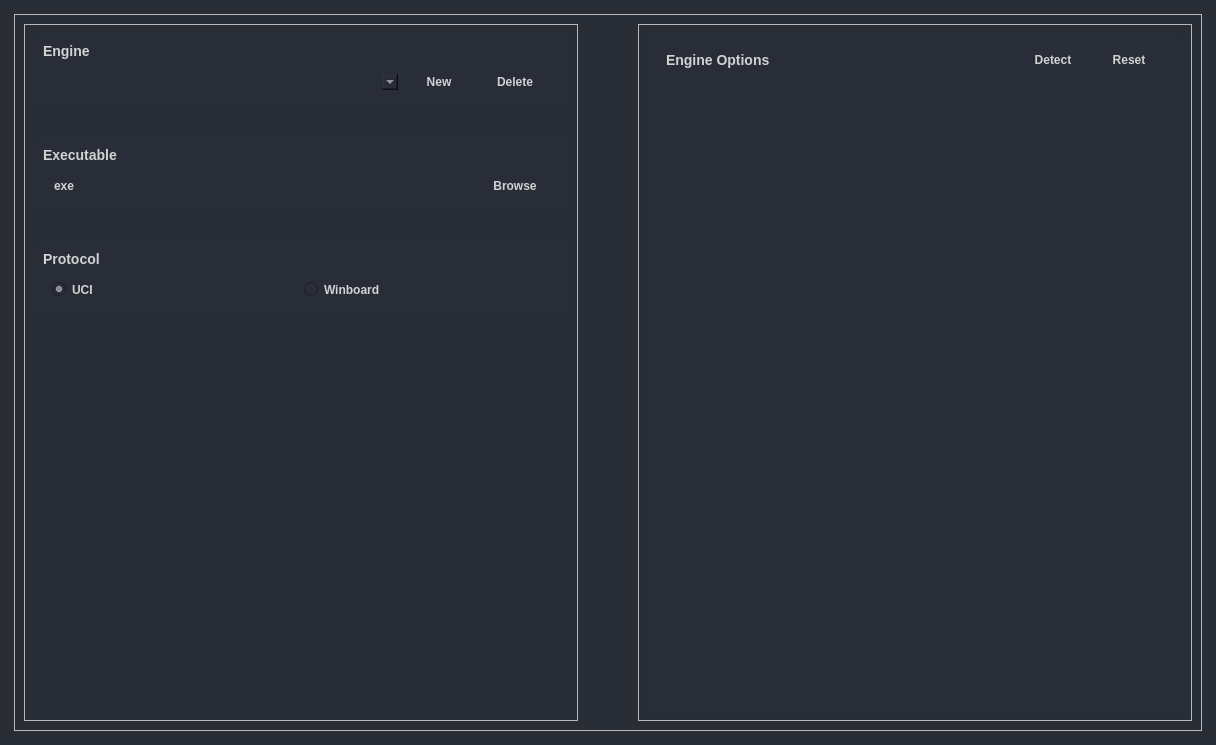
<?xml version="1.0" encoding="UTF-8"?>
<ui version="4.0">
 <class>Form</class>
 <widget class="QWidget" name="Form">
  <property name="geometry">
   <rect>
    <x>0</x>
    <y>0</y>
    <width>1216</width>
    <height>745</height>
   </rect>
  </property>
  <property name="palette">
   <palette>
    <active>
     <colorrole role="WindowText">
      <brush brushstyle="SolidPattern">
       <color alpha="255">
        <red>210</red>
        <green>210</green>
        <blue>210</blue>
       </color>
      </brush>
     </colorrole>
     <colorrole role="Button">
      <brush brushstyle="SolidPattern">
       <color alpha="255">
        <red>40</red>
        <green>44</green>
        <blue>52</blue>
       </color>
      </brush>
     </colorrole>
     <colorrole role="Light">
      <brush brushstyle="SolidPattern">
       <color alpha="255">
        <red>255</red>
        <green>255</green>
        <blue>255</blue>
       </color>
      </brush>
     </colorrole>
     <colorrole role="Midlight">
      <brush brushstyle="SolidPattern">
       <color alpha="255">
        <red>227</red>
        <green>227</green>
        <blue>227</blue>
       </color>
      </brush>
     </colorrole>
     <colorrole role="Dark">
      <brush brushstyle="SolidPattern">
       <color alpha="255">
        <red>160</red>
        <green>160</green>
        <blue>160</blue>
       </color>
      </brush>
     </colorrole>
     <colorrole role="Mid">
      <brush brushstyle="SolidPattern">
       <color alpha="255">
        <red>160</red>
        <green>160</green>
        <blue>160</blue>
       </color>
      </brush>
     </colorrole>
     <colorrole role="Text">
      <brush brushstyle="SolidPattern">
       <color alpha="255">
        <red>210</red>
        <green>210</green>
        <blue>210</blue>
       </color>
      </brush>
     </colorrole>
     <colorrole role="BrightText">
      <brush brushstyle="SolidPattern">
       <color alpha="255">
        <red>255</red>
        <green>255</green>
        <blue>255</blue>
       </color>
      </brush>
     </colorrole>
     <colorrole role="ButtonText">
      <brush brushstyle="SolidPattern">
       <color alpha="255">
        <red>210</red>
        <green>210</green>
        <blue>210</blue>
       </color>
      </brush>
     </colorrole>
     <colorrole role="Base">
      <brush brushstyle="SolidPattern">
       <color alpha="255">
        <red>40</red>
        <green>44</green>
        <blue>52</blue>
       </color>
      </brush>
     </colorrole>
     <colorrole role="Window">
      <brush brushstyle="SolidPattern">
       <color alpha="255">
        <red>40</red>
        <green>44</green>
        <blue>52</blue>
       </color>
      </brush>
     </colorrole>
     <colorrole role="Shadow">
      <brush brushstyle="SolidPattern">
       <color alpha="255">
        <red>105</red>
        <green>105</green>
        <blue>105</blue>
       </color>
      </brush>
     </colorrole>
     <colorrole role="AlternateBase">
      <brush brushstyle="SolidPattern">
       <color alpha="255">
        <red>245</red>
        <green>245</green>
        <blue>245</blue>
       </color>
      </brush>
     </colorrole>
     <colorrole role="ToolTipBase">
      <brush brushstyle="SolidPattern">
       <color alpha="255">
        <red>255</red>
        <green>255</green>
        <blue>220</blue>
       </color>
      </brush>
     </colorrole>
     <colorrole role="ToolTipText">
      <brush brushstyle="SolidPattern">
       <color alpha="255">
        <red>0</red>
        <green>0</green>
        <blue>0</blue>
       </color>
      </brush>
     </colorrole>
     <colorrole role="PlaceholderText">
      <brush brushstyle="SolidPattern">
       <color alpha="128">
        <red>210</red>
        <green>210</green>
        <blue>210</blue>
       </color>
      </brush>
     </colorrole>
    </active>
    <inactive>
     <colorrole role="WindowText">
      <brush brushstyle="SolidPattern">
       <color alpha="255">
        <red>210</red>
        <green>210</green>
        <blue>210</blue>
       </color>
      </brush>
     </colorrole>
     <colorrole role="Button">
      <brush brushstyle="SolidPattern">
       <color alpha="255">
        <red>40</red>
        <green>44</green>
        <blue>52</blue>
       </color>
      </brush>
     </colorrole>
     <colorrole role="Light">
      <brush brushstyle="SolidPattern">
       <color alpha="255">
        <red>255</red>
        <green>255</green>
        <blue>255</blue>
       </color>
      </brush>
     </colorrole>
     <colorrole role="Midlight">
      <brush brushstyle="SolidPattern">
       <color alpha="255">
        <red>227</red>
        <green>227</green>
        <blue>227</blue>
       </color>
      </brush>
     </colorrole>
     <colorrole role="Dark">
      <brush brushstyle="SolidPattern">
       <color alpha="255">
        <red>160</red>
        <green>160</green>
        <blue>160</blue>
       </color>
      </brush>
     </colorrole>
     <colorrole role="Mid">
      <brush brushstyle="SolidPattern">
       <color alpha="255">
        <red>160</red>
        <green>160</green>
        <blue>160</blue>
       </color>
      </brush>
     </colorrole>
     <colorrole role="Text">
      <brush brushstyle="SolidPattern">
       <color alpha="255">
        <red>210</red>
        <green>210</green>
        <blue>210</blue>
       </color>
      </brush>
     </colorrole>
     <colorrole role="BrightText">
      <brush brushstyle="SolidPattern">
       <color alpha="255">
        <red>255</red>
        <green>255</green>
        <blue>255</blue>
       </color>
      </brush>
     </colorrole>
     <colorrole role="ButtonText">
      <brush brushstyle="SolidPattern">
       <color alpha="255">
        <red>210</red>
        <green>210</green>
        <blue>210</blue>
       </color>
      </brush>
     </colorrole>
     <colorrole role="Base">
      <brush brushstyle="SolidPattern">
       <color alpha="255">
        <red>40</red>
        <green>44</green>
        <blue>52</blue>
       </color>
      </brush>
     </colorrole>
     <colorrole role="Window">
      <brush brushstyle="SolidPattern">
       <color alpha="255">
        <red>40</red>
        <green>44</green>
        <blue>52</blue>
       </color>
      </brush>
     </colorrole>
     <colorrole role="Shadow">
      <brush brushstyle="SolidPattern">
       <color alpha="255">
        <red>105</red>
        <green>105</green>
        <blue>105</blue>
       </color>
      </brush>
     </colorrole>
     <colorrole role="AlternateBase">
      <brush brushstyle="SolidPattern">
       <color alpha="255">
        <red>245</red>
        <green>245</green>
        <blue>245</blue>
       </color>
      </brush>
     </colorrole>
     <colorrole role="ToolTipBase">
      <brush brushstyle="SolidPattern">
       <color alpha="255">
        <red>255</red>
        <green>255</green>
        <blue>220</blue>
       </color>
      </brush>
     </colorrole>
     <colorrole role="ToolTipText">
      <brush brushstyle="SolidPattern">
       <color alpha="255">
        <red>0</red>
        <green>0</green>
        <blue>0</blue>
       </color>
      </brush>
     </colorrole>
     <colorrole role="PlaceholderText">
      <brush brushstyle="SolidPattern">
       <color alpha="128">
        <red>210</red>
        <green>210</green>
        <blue>210</blue>
       </color>
      </brush>
     </colorrole>
    </inactive>
    <disabled>
     <colorrole role="WindowText">
      <brush brushstyle="SolidPattern">
       <color alpha="255">
        <red>210</red>
        <green>210</green>
        <blue>210</blue>
       </color>
      </brush>
     </colorrole>
     <colorrole role="Button">
      <brush brushstyle="SolidPattern">
       <color alpha="255">
        <red>40</red>
        <green>44</green>
        <blue>52</blue>
       </color>
      </brush>
     </colorrole>
     <colorrole role="Light">
      <brush brushstyle="SolidPattern">
       <color alpha="255">
        <red>255</red>
        <green>255</green>
        <blue>255</blue>
       </color>
      </brush>
     </colorrole>
     <colorrole role="Midlight">
      <brush brushstyle="SolidPattern">
       <color alpha="255">
        <red>227</red>
        <green>227</green>
        <blue>227</blue>
       </color>
      </brush>
     </colorrole>
     <colorrole role="Dark">
      <brush brushstyle="SolidPattern">
       <color alpha="255">
        <red>160</red>
        <green>160</green>
        <blue>160</blue>
       </color>
      </brush>
     </colorrole>
     <colorrole role="Mid">
      <brush brushstyle="SolidPattern">
       <color alpha="255">
        <red>160</red>
        <green>160</green>
        <blue>160</blue>
       </color>
      </brush>
     </colorrole>
     <colorrole role="Text">
      <brush brushstyle="SolidPattern">
       <color alpha="255">
        <red>210</red>
        <green>210</green>
        <blue>210</blue>
       </color>
      </brush>
     </colorrole>
     <colorrole role="BrightText">
      <brush brushstyle="SolidPattern">
       <color alpha="255">
        <red>255</red>
        <green>255</green>
        <blue>255</blue>
       </color>
      </brush>
     </colorrole>
     <colorrole role="ButtonText">
      <brush brushstyle="SolidPattern">
       <color alpha="255">
        <red>210</red>
        <green>210</green>
        <blue>210</blue>
       </color>
      </brush>
     </colorrole>
     <colorrole role="Base">
      <brush brushstyle="SolidPattern">
       <color alpha="255">
        <red>40</red>
        <green>44</green>
        <blue>52</blue>
       </color>
      </brush>
     </colorrole>
     <colorrole role="Window">
      <brush brushstyle="SolidPattern">
       <color alpha="255">
        <red>40</red>
        <green>44</green>
        <blue>52</blue>
       </color>
      </brush>
     </colorrole>
     <colorrole role="Shadow">
      <brush brushstyle="SolidPattern">
       <color alpha="255">
        <red>0</red>
        <green>0</green>
        <blue>0</blue>
       </color>
      </brush>
     </colorrole>
     <colorrole role="AlternateBase">
      <brush brushstyle="SolidPattern">
       <color alpha="255">
        <red>245</red>
        <green>245</green>
        <blue>245</blue>
       </color>
      </brush>
     </colorrole>
     <colorrole role="ToolTipBase">
      <brush brushstyle="SolidPattern">
       <color alpha="255">
        <red>255</red>
        <green>255</green>
        <blue>220</blue>
       </color>
      </brush>
     </colorrole>
     <colorrole role="ToolTipText">
      <brush brushstyle="SolidPattern">
       <color alpha="255">
        <red>0</red>
        <green>0</green>
        <blue>0</blue>
       </color>
      </brush>
     </colorrole>
     <colorrole role="PlaceholderText">
      <brush brushstyle="SolidPattern">
       <color alpha="128">
        <red>210</red>
        <green>210</green>
        <blue>210</blue>
       </color>
      </brush>
     </colorrole>
    </disabled>
   </palette>
  </property>
  <property name="windowTitle">
   <string>Form</string>
  </property>
  <property name="styleSheet">
   <string notr="true">
QWidget{
    color: rgb(210,210,210);
    font-family:&quot;Segoe UI&quot;;
    font-size: 12px;
    font-weight: 500;
}



</string>
  </property>
  <layout class="QHBoxLayout" name="horizontalLayout">
   <property name="spacing">
    <number>20</number>
   </property>
   <property name="leftMargin">
    <number>14</number>
   </property>
   <property name="topMargin">
    <number>14</number>
   </property>
   <property name="rightMargin">
    <number>14</number>
   </property>
   <property name="bottomMargin">
    <number>14</number>
   </property>
   <item>
    <widget class="QFrame" name="frame_2">
     <property name="sizePolicy">
      <sizepolicy hsizetype="Preferred" vsizetype="Preferred">
       <horstretch>0</horstretch>
       <verstretch>0</verstretch>
      </sizepolicy>
     </property>
     <property name="styleSheet">
      <string notr="true"/>
     </property>
     <property name="frameShape">
      <enum>QFrame::StyledPanel</enum>
     </property>
     <property name="frameShadow">
      <enum>QFrame::Raised</enum>
     </property>
     <layout class="QHBoxLayout" name="horizontalLayout_5">
      <property name="spacing">
       <number>60</number>
      </property>
      <item>
       <widget class="QFrame" name="frame">
        <property name="sizePolicy">
         <sizepolicy hsizetype="Preferred" vsizetype="Preferred">
          <horstretch>0</horstretch>
          <verstretch>0</verstretch>
         </sizepolicy>
        </property>
        <property name="minimumSize">
         <size>
          <width>0</width>
          <height>0</height>
         </size>
        </property>
        <property name="maximumSize">
         <size>
          <width>16777215</width>
          <height>16777215</height>
         </size>
        </property>
        <property name="styleSheet">
         <string notr="true"/>
        </property>
        <property name="frameShape">
         <enum>QFrame::StyledPanel</enum>
        </property>
        <property name="frameShadow">
         <enum>QFrame::Raised</enum>
        </property>
        <layout class="QVBoxLayout" name="verticalLayout">
         <property name="spacing">
          <number>30</number>
         </property>
         <item>
          <widget class="QFrame" name="frame_3">
           <property name="sizePolicy">
            <sizepolicy hsizetype="Preferred" vsizetype="Preferred">
             <horstretch>0</horstretch>
             <verstretch>0</verstretch>
            </sizepolicy>
           </property>
           <property name="minimumSize">
            <size>
             <width>0</width>
             <height>0</height>
            </size>
           </property>
           <property name="maximumSize">
            <size>
             <width>16777215</width>
             <height>120</height>
            </size>
           </property>
           <property name="styleSheet">
            <string notr="true">background-color: rgb(41, 45, 56);
border-radius: 5px;
</string>
           </property>
           <property name="frameShape">
            <enum>QFrame::StyledPanel</enum>
           </property>
           <property name="frameShadow">
            <enum>QFrame::Raised</enum>
           </property>
           <layout class="QVBoxLayout" name="verticalLayout_2">
            <property name="spacing">
             <number>6</number>
            </property>
            <item>
             <widget class="QLabel" name="label">
              <property name="styleSheet">
               <string notr="true">
font-weight: 700;
font-size: 14px;</string>
              </property>
              <property name="text">
               <string>Engine</string>
              </property>
             </widget>
            </item>
            <item>
             <widget class="QFrame" name="frame_4">
              <property name="frameShape">
               <enum>QFrame::StyledPanel</enum>
              </property>
              <property name="frameShadow">
               <enum>QFrame::Raised</enum>
              </property>
              <layout class="QHBoxLayout" name="horizontalLayout_2">
               <item>
                <widget class="QComboBox" name="engine_combo">
                 <property name="editable">
                  <bool>false</bool>
                 </property>
                </widget>
               </item>
               <item>
                <widget class="QPushButton" name="pushButton">
                 <property name="minimumSize">
                  <size>
                   <width>70</width>
                   <height>0</height>
                  </size>
                 </property>
                 <property name="maximumSize">
                  <size>
                   <width>70</width>
                   <height>16777215</height>
                  </size>
                 </property>
                 <property name="text">
                  <string>New</string>
                 </property>
                </widget>
               </item>
               <item>
                <widget class="QPushButton" name="pushButton_3">
                 <property name="maximumSize">
                  <size>
                   <width>70</width>
                   <height>16777215</height>
                  </size>
                 </property>
                 <property name="text">
                  <string>Delete</string>
                 </property>
                </widget>
               </item>
              </layout>
             </widget>
            </item>
           </layout>
          </widget>
         </item>
         <item>
          <widget class="QFrame" name="frame_5">
           <property name="sizePolicy">
            <sizepolicy hsizetype="Preferred" vsizetype="Preferred">
             <horstretch>0</horstretch>
             <verstretch>0</verstretch>
            </sizepolicy>
           </property>
           <property name="minimumSize">
            <size>
             <width>0</width>
             <height>0</height>
            </size>
           </property>
           <property name="maximumSize">
            <size>
             <width>16777215</width>
             <height>120</height>
            </size>
           </property>
           <property name="styleSheet">
            <string notr="true">background-color: rgb(41, 45, 56);
border-radius: 5px;
</string>
           </property>
           <property name="frameShape">
            <enum>QFrame::StyledPanel</enum>
           </property>
           <property name="frameShadow">
            <enum>QFrame::Raised</enum>
           </property>
           <layout class="QVBoxLayout" name="verticalLayout_3">
            <item>
             <widget class="QLabel" name="label_2">
              <property name="styleSheet">
               <string notr="true">
font-weight: 700;
font-size: 14px;</string>
              </property>
              <property name="text">
               <string>Executable</string>
              </property>
             </widget>
            </item>
            <item>
             <widget class="QFrame" name="frame_6">
              <property name="frameShape">
               <enum>QFrame::StyledPanel</enum>
              </property>
              <property name="frameShadow">
               <enum>QFrame::Raised</enum>
              </property>
              <layout class="QHBoxLayout" name="horizontalLayout_3">
               <item>
                <widget class="QLineEdit" name="exe_edit">
                 <property name="sizePolicy">
                  <sizepolicy hsizetype="Preferred" vsizetype="Fixed">
                   <horstretch>0</horstretch>
                   <verstretch>0</verstretch>
                  </sizepolicy>
                 </property>
                 <property name="text">
                  <string>exe</string>
                 </property>
                </widget>
               </item>
               <item>
                <widget class="QPushButton" name="browseexe_button">
                 <property name="maximumSize">
                  <size>
                   <width>70</width>
                   <height>16777215</height>
                  </size>
                 </property>
                 <property name="text">
                  <string>Browse</string>
                 </property>
                </widget>
               </item>
              </layout>
             </widget>
            </item>
           </layout>
          </widget>
         </item>
         <item>
          <widget class="QFrame" name="frame_7">
           <property name="sizePolicy">
            <sizepolicy hsizetype="Preferred" vsizetype="Preferred">
             <horstretch>0</horstretch>
             <verstretch>0</verstretch>
            </sizepolicy>
           </property>
           <property name="minimumSize">
            <size>
             <width>0</width>
             <height>0</height>
            </size>
           </property>
           <property name="maximumSize">
            <size>
             <width>16777215</width>
             <height>120</height>
            </size>
           </property>
           <property name="styleSheet">
            <string notr="true">background-color: rgb(41, 45, 56);
border-radius: 5px;
</string>
           </property>
           <property name="frameShape">
            <enum>QFrame::StyledPanel</enum>
           </property>
           <property name="frameShadow">
            <enum>QFrame::Raised</enum>
           </property>
           <layout class="QVBoxLayout" name="verticalLayout_4">
            <item>
             <widget class="QLabel" name="label_3">
              <property name="styleSheet">
               <string notr="true">
font-weight: 700;
font-size: 14px;</string>
              </property>
              <property name="text">
               <string>Protocol</string>
              </property>
             </widget>
            </item>
            <item>
             <widget class="QFrame" name="frame_8">
              <property name="frameShape">
               <enum>QFrame::StyledPanel</enum>
              </property>
              <property name="frameShadow">
               <enum>QFrame::Raised</enum>
              </property>
              <layout class="QHBoxLayout" name="horizontalLayout_4">
               <item>
                <widget class="QRadioButton" name="protouci_radio">
                 <property name="text">
                  <string>UCI</string>
                 </property>
                 <property name="checked">
                  <bool>true</bool>
                 </property>
                </widget>
               </item>
               <item>
                <widget class="QRadioButton" name="protowinboard_radio">
                 <property name="text">
                  <string>Winboard</string>
                 </property>
                </widget>
               </item>
              </layout>
             </widget>
            </item>
           </layout>
          </widget>
         </item>
         <item>
          <spacer name="verticalSpacer">
           <property name="orientation">
            <enum>Qt::Vertical</enum>
           </property>
           <property name="sizeHint" stdset="0">
            <size>
             <width>20</width>
             <height>40</height>
            </size>
           </property>
          </spacer>
         </item>
        </layout>
       </widget>
      </item>
      <item>
       <widget class="QFrame" name="frame_9">
        <property name="minimumSize">
         <size>
          <width>0</width>
          <height>0</height>
         </size>
        </property>
        <property name="styleSheet">
         <string notr="true">QWidget{
    color: rgb(210,210,210);
    font-family:&quot;Segoe UI&quot;;
    font-size: 12px;
    font-weight: 500;
}
</string>
        </property>
        <property name="frameShape">
         <enum>QFrame::StyledPanel</enum>
        </property>
        <property name="frameShadow">
         <enum>QFrame::Raised</enum>
        </property>
        <layout class="QVBoxLayout" name="verticalLayout_5">
         <item>
          <widget class="QFrame" name="frame_10">
           <property name="sizePolicy">
            <sizepolicy hsizetype="Preferred" vsizetype="Preferred">
             <horstretch>0</horstretch>
             <verstretch>0</verstretch>
            </sizepolicy>
           </property>
           <property name="styleSheet">
            <string notr="true">background-color: rgb(41, 45, 56);
border-radius: 5px;</string>
           </property>
           <property name="frameShape">
            <enum>QFrame::StyledPanel</enum>
           </property>
           <property name="frameShadow">
            <enum>QFrame::Raised</enum>
           </property>
           <layout class="QVBoxLayout" name="verticalLayout_6">
            <item>
             <widget class="QFrame" name="frame_11">
              <property name="minimumSize">
               <size>
                <width>0</width>
                <height>0</height>
               </size>
              </property>
              <property name="frameShape">
               <enum>QFrame::StyledPanel</enum>
              </property>
              <property name="frameShadow">
               <enum>QFrame::Raised</enum>
              </property>
              <layout class="QHBoxLayout" name="horizontalLayout_6">
               <item>
                <widget class="QLabel" name="label_4">
                 <property name="styleSheet">
                  <string notr="true">font-weight: 700;
font-size: 14px;
</string>
                 </property>
                 <property name="text">
                  <string>Engine Options</string>
                 </property>
                </widget>
               </item>
               <item>
                <widget class="QPushButton" name="loadoption_button">
                 <property name="minimumSize">
                  <size>
                   <width>0</width>
                   <height>0</height>
                  </size>
                 </property>
                 <property name="maximumSize">
                  <size>
                   <width>70</width>
                   <height>16777215</height>
                  </size>
                 </property>
                 <property name="text">
                  <string>Detect</string>
                 </property>
                </widget>
               </item>
               <item>
                <widget class="QPushButton" name="resetoption_button">
                 <property name="maximumSize">
                  <size>
                   <width>70</width>
                   <height>16777215</height>
                  </size>
                 </property>
                 <property name="text">
                  <string>Reset</string>
                 </property>
                </widget>
               </item>
              </layout>
             </widget>
            </item>
            <item>
             <widget class="QScrollArea" name="scrollArea">
              <property name="sizePolicy">
               <sizepolicy hsizetype="Preferred" vsizetype="Expanding">
                <horstretch>0</horstretch>
                <verstretch>0</verstretch>
               </sizepolicy>
              </property>
              <property name="widgetResizable">
               <bool>true</bool>
              </property>
              <widget class="QWidget" name="engineoptions_widget">
               <property name="geometry">
                <rect>
                 <x>0</x>
                 <y>0</y>
                 <width>516</width>
                 <height>616</height>
                </rect>
               </property>
               <layout class="QVBoxLayout" name="verticalLayout_8">
                <item>
                 <layout class="QVBoxLayout" name="verticalLayout_7"/>
                </item>
               </layout>
              </widget>
             </widget>
            </item>
           </layout>
          </widget>
         </item>
        </layout>
       </widget>
      </item>
     </layout>
    </widget>
   </item>
  </layout>
 </widget>
 <resources/>
 <connections/>
</ui>
